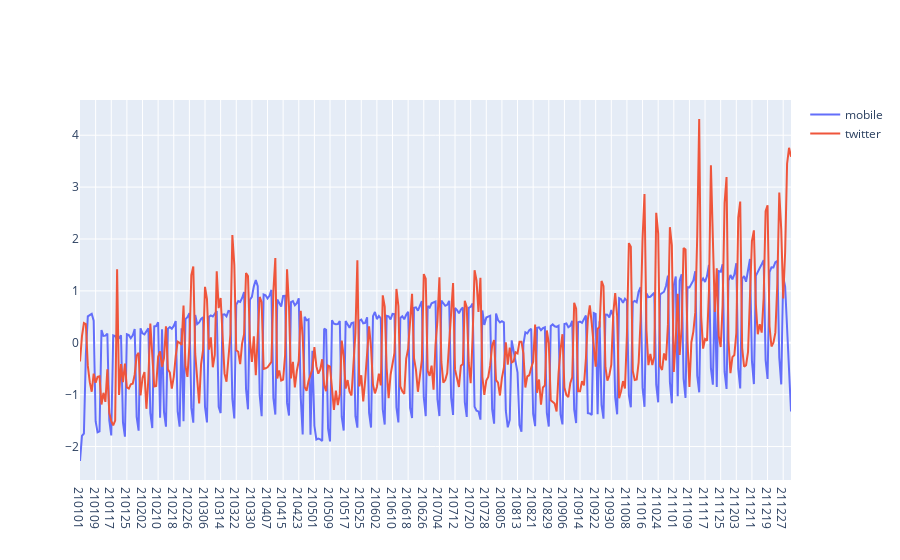

The code cell stored with this chart in its notebook:
### Code cell
import plotly.graph_objects as go
fig = go.Figure(data=[
    go.Scatter(x=x_label_perday, y=mobile_perday_stand, name='mobile'),
    go.Scatter(x=x_label_perday, y=twitter_perday_stand, name="twitter"),
])
fig.show()

### Figure 1 — Plotly figure (JSON) as saved in the notebook; plotly's stock layout.template omitted (floating-point values rounded to 4 significant figures; data arrays with more than 128 entries replaced by an {"elided": "..."} marker saying what was removed)
{"data": [{"name": "mobile", "type": "scatter", "x": {"elided": "365 str values"}, "y": {"elided": "365 float values"}}, {"name": "twitter", "type": "scatter", "x": {"elided": "365 str values"}, "y": {"elided": "365 float values"}}], "layout": {}}
